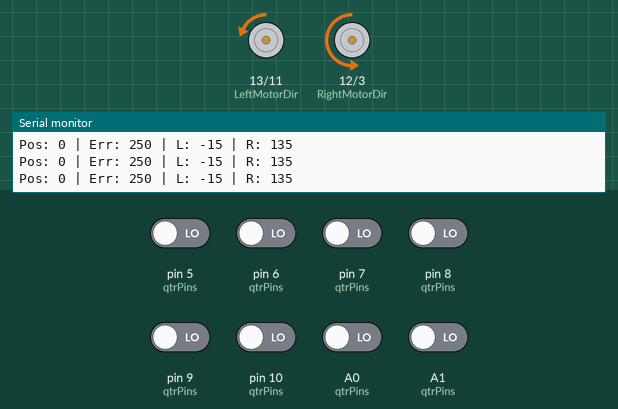
This sketch was run on a simulated Arduino Uno, built with avr-gcc and run on an emulated ATmega328P. On the bench: direction and speed pins drawn as motors (green arrow = direction pin HIGH = forward, orange = LOW = backward, longer = more drive), the last lines printed to the serial monitor. Inputs (shaded band) come from the test bench; at power-on: A0 (qtrPins), A1 (qtrPins), pin 5 (qtrPins), pin 6 (qtrPins), pin 7 (qtrPins), pin 8 (qtrPins), pin 9 (qtrPins), pin 10 (qtrPins) LOW.

Above: at 14.2 s.
14.3 s: pin 5 (qtrPins) driven HIGH
At 15.5 s:
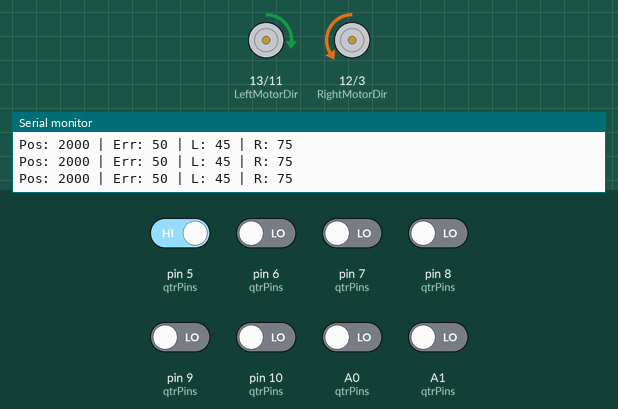
15.8 s: pin 6 (qtrPins) driven HIGH
At 16.6 s:
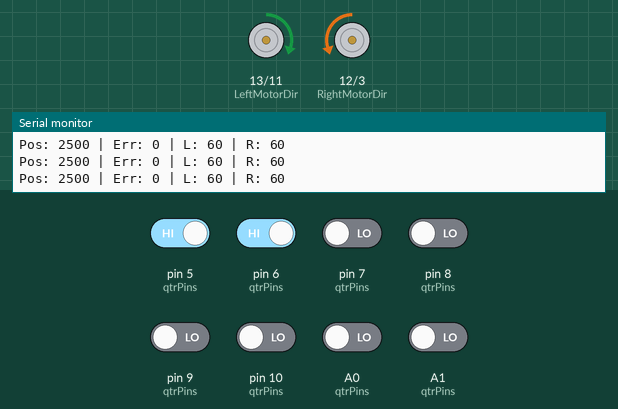
17.3 s: pin 10 (qtrPins) driven HIGH
At 17.8 s:
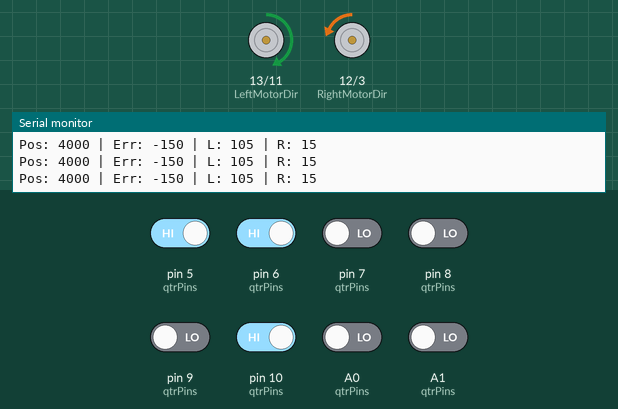
18.8 s: pin 9 (qtrPins) driven HIGH
At 20.0 s:
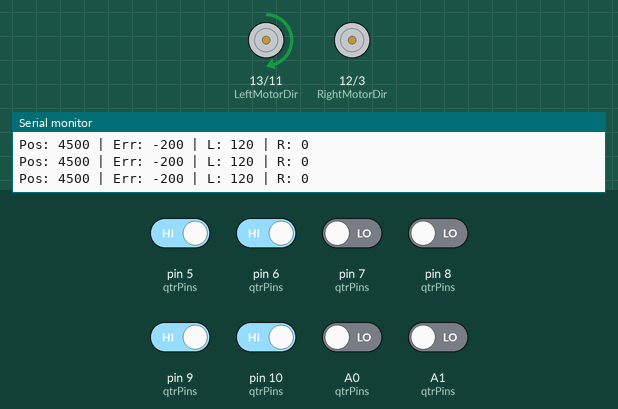
20.3 s: pin 8 (qtrPins) driven HIGH
At 21.3 s:
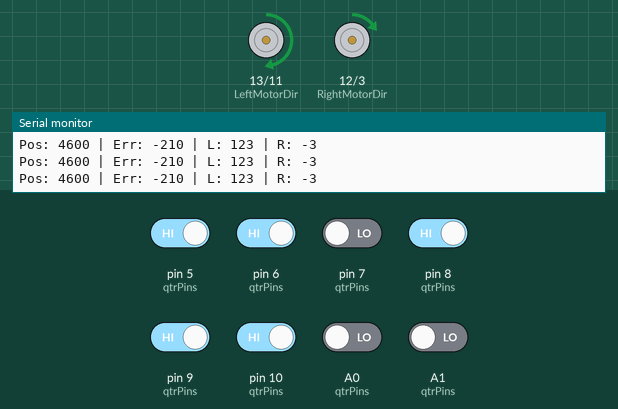
21.8 s: A0 (qtrPins) driven HIGH
At 22.4 s:
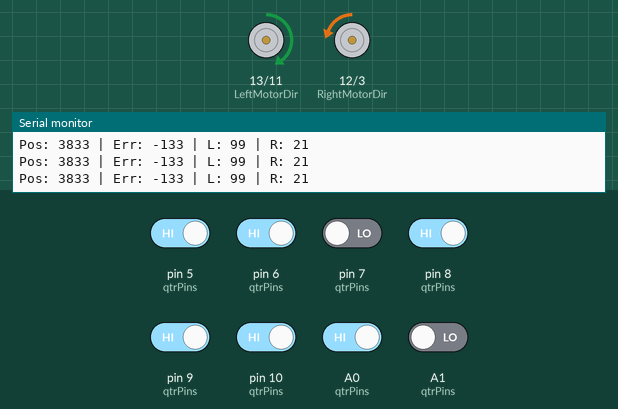
Timing chart, 0 to 24.3 s (numbered marks = the images above; inputs shaded):
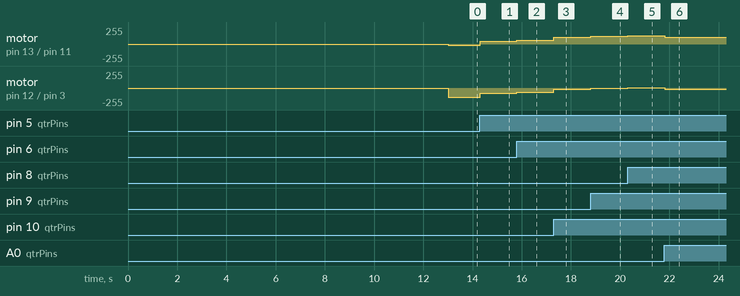

Measured:
- after the input at 14.3 s, motor on pin 13 (LeftMotorDir) / pin 11 (LeftMotorSpeedPin): backward 15/255 → forward 45/255 at once; motor on pin 12 (RightMotorDir) / pin 3 (RightMotorSpeedPin): backward 135/255 → backward 75/255 at once
- after the input at 15.8 s, motor on pin 13 (LeftMotorDir) / pin 11 (LeftMotorSpeedPin): forward 45/255 → forward 60/255 at once; motor on pin 12 (RightMotorDir) / pin 3 (RightMotorSpeedPin): backward 75/255 → backward 60/255 at once
- after the input at 17.3 s, motor on pin 13 (LeftMotorDir) / pin 11 (LeftMotorSpeedPin): forward 60/255 → forward 105/255 at once; motor on pin 12 (RightMotorDir) / pin 3 (RightMotorSpeedPin): backward 60/255 → backward 15/255 at once
- after the input at 18.8 s, motor on pin 13 (LeftMotorDir) / pin 11 (LeftMotorSpeedPin): forward 105/255 → forward 120/255 at once; motor on pin 12 (RightMotorDir) / pin 3 (RightMotorSpeedPin): backward 15/255 → stopped at once
- after the input at 20.3 s, motor on pin 13 (LeftMotorDir) / pin 11 (LeftMotorSpeedPin): forward 120/255 → forward 123/255 at once; motor on pin 12 (RightMotorDir) / pin 3 (RightMotorSpeedPin): stopped → forward 3/255 at once
- after the input at 21.8 s, motor on pin 13 (LeftMotorDir) / pin 11 (LeftMotorSpeedPin): forward 123/255 → forward 99/255 at once; motor on pin 12 (RightMotorDir) / pin 3 (RightMotorSpeedPin): forward 3/255 → backward 21/255 at once

The sketch:

lf_uno.ino
```cpp
#include <QTRSensors.h>

#define RightBaseSpeed 60
#define LeftBaseSpeed 60

// Motoare
#define RightMotorDir 12
#define RightMotorSpeedPin 3
#define LeftMotorDir 13
#define LeftMotorSpeedPin 11

QTRSensors qtr;

const uint8_t SensorCount = 8;
uint16_t sensorValues[SensorCount];

const uint8_t qtrPins[SensorCount] = {A0, A1, 5, 6, 7, 8, 9, 10};

float Kp = 0.3;
float Kd = 5.0;
int LastError = 0;

unsigned long lastDebug = 0;

//========================================

void MotorControl(int LeftMotorSpeed, int RightMotorSpeed)
{
  // Motor stânga
  if (LeftMotorSpeed >= 0)
    digitalWrite(LeftMotorDir, HIGH);
  else
  {
    digitalWrite(LeftMotorDir, LOW);
    LeftMotorSpeed = -LeftMotorSpeed;
  }

  // Motor dreapta
  if (RightMotorSpeed >= 0)
    digitalWrite(RightMotorDir, LOW);
  else
  {
    digitalWrite(RightMotorDir, HIGH);
    RightMotorSpeed = -RightMotorSpeed;
  }

  LeftMotorSpeed = constrain(LeftMotorSpeed, 0, 255);
  RightMotorSpeed = constrain(RightMotorSpeed, 0, 255);

  analogWrite(LeftMotorSpeedPin, LeftMotorSpeed);
  analogWrite(RightMotorSpeedPin, RightMotorSpeed);
}

void setup()
{
  Serial.begin(9600);

  pinMode(RightMotorDir, OUTPUT);
  pinMode(RightMotorSpeedPin, OUTPUT);
  pinMode(LeftMotorDir, OUTPUT);
  pinMode(LeftMotorSpeedPin, OUTPUT);

  qtr.setTypeRC();
  qtr.setSensorPins(qtrPins, SensorCount);

  delay(1500);

  Serial.println("Calibrare...");

  for (int i = 0; i < 300; i++)
  {
    qtr.calibrate();
    delay(10);
  }

  Serial.println("Calibrare terminata!");
  delay(1000);
}

void loop()
{
  uint16_t position = qtr.readLineBlack(sensorValues);

  // eroare normalizată
  int Error = (2500 - (int)position) / 10;

  int P = Error;
  int D = Error - LastError;

  int SpeedUpdate = Kp * P + Kd * D;

  LastError = Error;

  int RightMotorSpeed = RightBaseSpeed + SpeedUpdate;
  int LeftMotorSpeed = LeftBaseSpeed - SpeedUpdate;

  RightMotorSpeed = constrain(RightMotorSpeed, -100, 200);
  LeftMotorSpeed = constrain(LeftMotorSpeed, -100, 200);

  MotorControl(LeftMotorSpeed, RightMotorSpeed);

  if (millis() - lastDebug > 150)
  {
    lastDebug = millis();

    Serial.print("Pos: ");
    Serial.print(position);

    Serial.print(" | Err: ");
    Serial.print(Error);

    Serial.print(" | L: ");
    Serial.print(LeftMotorSpeed);

    Serial.print(" | R: ");
    Serial.println(RightMotorSpeed);
  }
}
```
